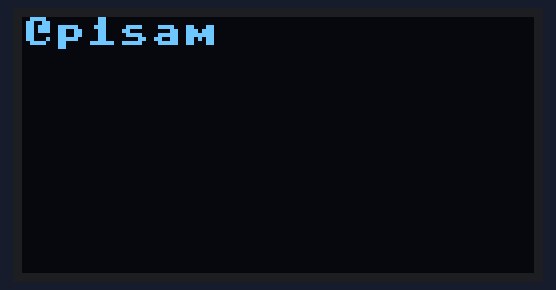
Bench run of a program on a simulated MicroPython board. On the bench: 128×64 one-colour display. Library files of the repository ran but are not shown: ssd1306.py.

Above: at 0.1 s.
At 1.1 s:
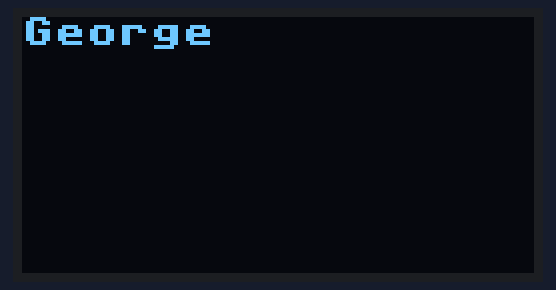
At 2.2 s:
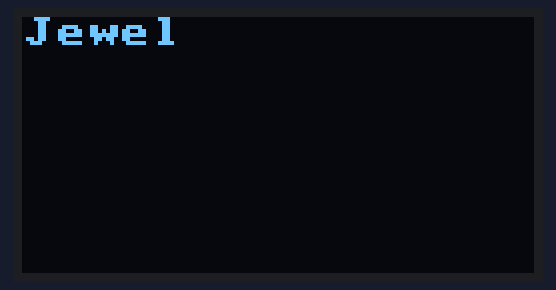
At 3.2 s:
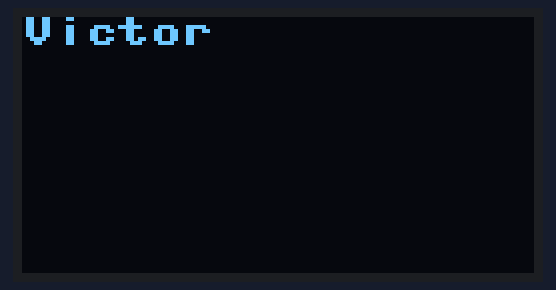

The program:

lcd_whatever.py
```python
from machine import Pin, I2C
from ssd1306 import SSD1306_I2C
import framebuf
import time
from time import sleep

WIDTH = 128
HEIGHT = 64

i2c = I2C(0, scl = Pin(2), sda = Pin(1), freq=400000)

display = SSD1306_I2C(128, 64, i2c)

# display.invert(1)
#display.contrast(100)


while True:
    display.text('Example 1:',0,0)


    display.fill(0)
    display.text('@p1sam',0,0,1)
    display.show()
    sleep(1)

    display.fill(0)
    display.text('George',0,0,1)
    display.show()
    sleep(1)

    display.fill(0)
    display.text('Jewel',0,0,1)
    display.show()
    sleep(1)

    display.fill(0)
    display.text('Victor',0,0,1)
    display.show()
    sleep(1)
```

Measured:
- by itself, everything shown: repeats every 4.1 s, in 4 steps
- what the display in image 1 shows lasts 1.0 s, from 1.1 s to 2.1 s
